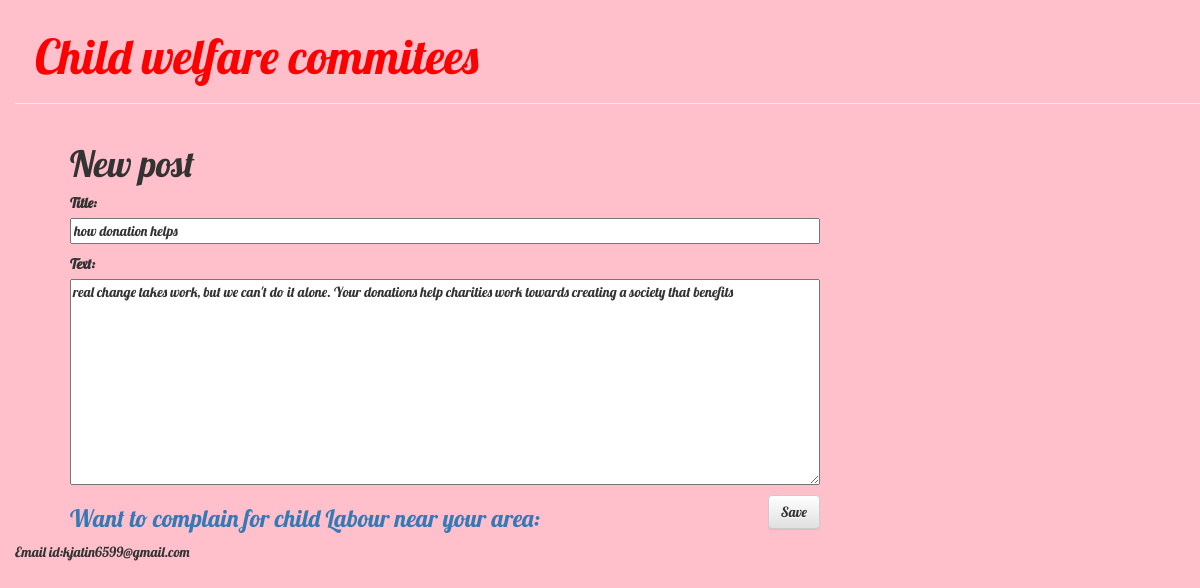
Page /CWC/post/1/edit/ on the committed database.
### child/models.py (models this page shows, shortened)
class Post(models.Model):
	author=models.ForeignKey('auth.user',on_delete=models.CASCADE)
	title=models.CharField(max_length=200)
	text=models.TextField()
	created_date=models.DateTimeField(default=timezone.now)
	date=models.DateTimeField(blank=True,null=True)

### child/views.py (the view)
# urls.py: path('CWC/post/<int:pk>/edit/', views.post_edit, name='post_edit'),
def post_edit(request, pk):
    post = get_object_or_404(Post, pk=pk)
    if request.method == "POST":
        form = PostForm(request.POST, instance=post)
        if form.is_valid():
            post = form.save(commit=False)
            post.author = request.user
            post.save()
            return redirect('post_detail', pk=post.pk)
    else:
        form = PostForm(instance=post)
    return render(request, 'child/post_edit.html', {'form': form})

### child/forms.py
class PostForm(forms.ModelForm):
    class Meta:
        model = Post
        fields = ('title', 'text',)

### child/templates/child/post_edit.html
{% extends 'child/base.html' %}
{% block content %}
    <h1>New post</h1>
    <form method="POST" class="post-form">{% csrf_token %}
        {{ form.as_p }}
        <button type="submit" class="save btn btn-default">Save</button>
    </form>
{% endblock %}

### child/static/child/blog.css (style rules this page uses)
body { background: pink; background-size: 100%; padding-left: 15px; font-family: "Lobster"; }
.save { float: right; }
.post-form textarea, .post-form input { width: 100%; }

### rows in the picture
Post: title "how donation helps", text "real change takes work, but we can't do it alone. Your donations help charities work towards creating a society that benefits"
